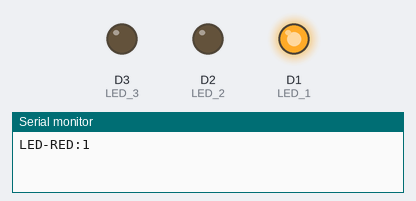
Recording of a sketch running on a simulated ESP8266 (NodeMCU). Parts: output pins drawn as LEDs (lit = HIGH), the last lines printed to the serial monitor.

Above: at 0.07 s.
At 1.57 s:
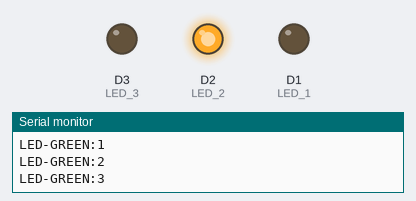
At 2.47 s:
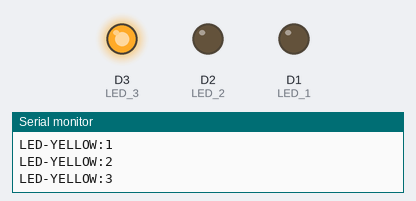
At 5.32 s:
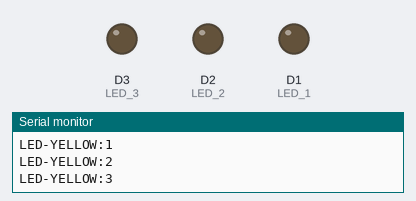
Timing chart, 0 to 6.2 s (numbered marks = the images above):
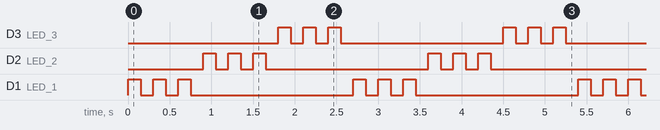

The sketch:

Lab-1.ino
```cpp
#define LED_1 D1  // Green
#define LED_2 D2  // Yellow
#define LED_3 D3  // Red

void flashLED(int ledPin, const char* ledName, int count) {
  for (int i = 1; i <= count; i++) {
    Serial.print(ledName);
    Serial.print(":");
    Serial.println(i);
    digitalWrite(ledPin, HIGH);
    delay(150);
    digitalWrite(ledPin, LOW);
    delay(150);
  }
}

void setup() {
  Serial.begin(9600);
  pinMode(LED_1, OUTPUT);
  pinMode(LED_2, OUTPUT);
  pinMode(LED_3, OUTPUT);
}

void loop() {
  flashLED(LED_1, "LED-RED", 3);
  flashLED(LED_2, "LED-GREEN", 3);
  flashLED(LED_3, "LED-YELLOW", 3);
}
```

Measured:
- by itself, D3 (LED_3), D2 (LED_2), D1 (LED_1): repeats every 2.7 s: 2 × (LOW 0.15 s, HIGH 0.15 s), LOW 2.0 s, HIGH 0.15 s
- by itself, everything shown: repeats every 2.7 s, in 18 steps
